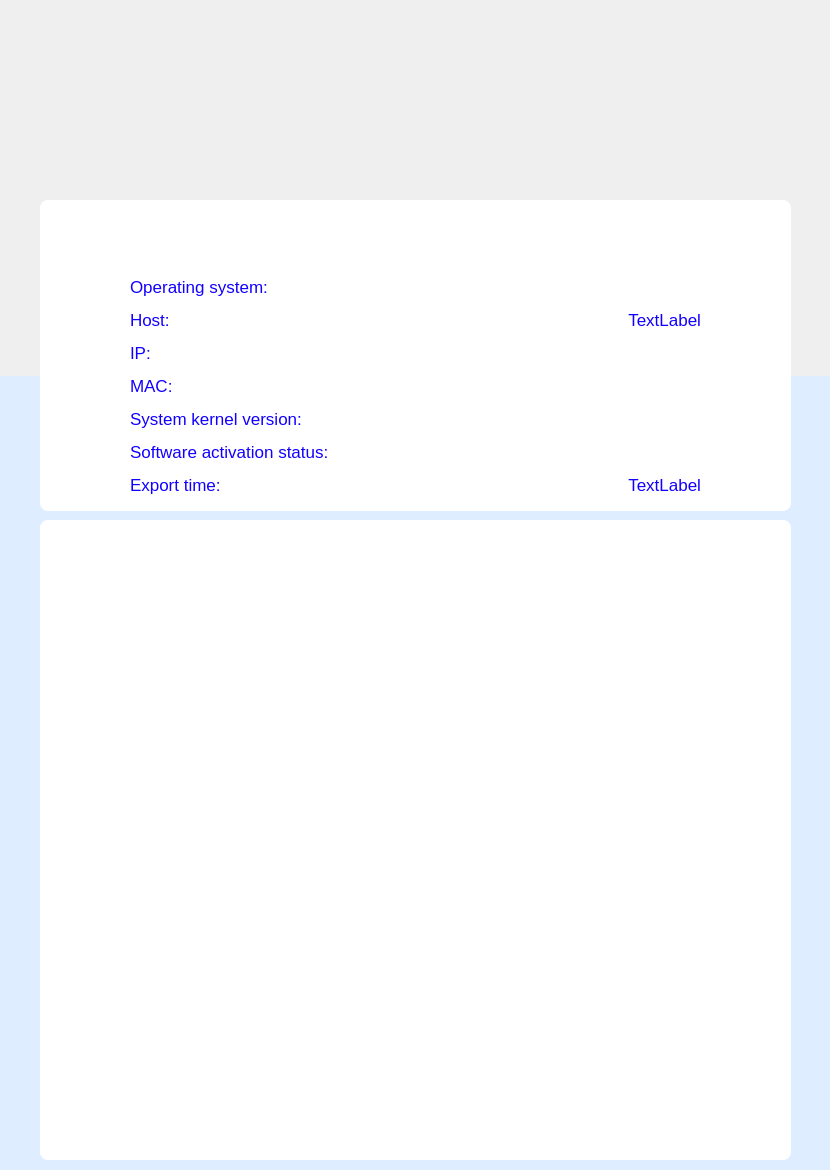
<?xml version="1.0" encoding="UTF-8"?>
<ui version="4.0">
 <class>PDFSummary</class>
 <widget class="QWidget" name="PDFSummary">
  <property name="geometry">
   <rect>
    <x>0</x>
    <y>0</y>
    <width>830</width>
    <height>1170</height>
   </rect>
  </property>
  <property name="windowTitle">
   <string/>
  </property>
  <widget class="QWidget" name="widget" native="true">
   <property name="geometry">
    <rect>
     <x>40</x>
     <y>200</y>
     <width>751</width>
     <height>311</height>
    </rect>
   </property>
   <property name="styleSheet">
    <string notr="true">background-color: rgb(255, 255, 255);
border-radius:8px;
font:NotoSansCJKsc-Regular;</string>
   </property>
   <widget class="QWidget" name="widget_2" native="true">
    <property name="geometry">
     <rect>
      <x>90</x>
      <y>70</y>
      <width>571</width>
      <height>231</height>
     </rect>
    </property>
    <property name="styleSheet">
     <string notr="true">background-color: transparent;</string>
    </property>
    <layout class="QHBoxLayout" name="horizontalLayout">
     <property name="spacing">
      <number>0</number>
     </property>
     <property name="leftMargin">
      <number>0</number>
     </property>
     <property name="topMargin">
      <number>0</number>
     </property>
     <property name="rightMargin">
      <number>0</number>
     </property>
     <property name="bottomMargin">
      <number>0</number>
     </property>
     <item>
      <layout class="QVBoxLayout" name="verticalLayout">
       <property name="spacing">
        <number>0</number>
       </property>
       <item>
        <widget class="QLabel" name="label_5">
         <property name="styleSheet">
          <string notr="true">font: NotoSansCJKsc-Regular;
font-size: 17px;
 color: #1200ff;
</string>
         </property>
         <property name="text">
          <string>Operating system:</string>
         </property>
        </widget>
       </item>
       <item>
        <widget class="QLabel" name="label_7">
         <property name="styleSheet">
          <string notr="true">font: NotoSansCJKsc-Regular;
font-size: 17px;
 color: #1200ff;
</string>
         </property>
         <property name="text">
          <string>Host:</string>
         </property>
        </widget>
       </item>
       <item>
        <widget class="QLabel" name="label">
         <property name="styleSheet">
          <string notr="true">font: NotoSansCJKsc-Regular;
font-size: 17px;
 color: #1200ff;
</string>
         </property>
         <property name="text">
          <string>IP:</string>
         </property>
        </widget>
       </item>
       <item>
        <widget class="QLabel" name="label_2">
         <property name="styleSheet">
          <string notr="true">font: NotoSansCJKsc-Regular;
font-size: 17px;
 color: #1200ff;
</string>
         </property>
         <property name="text">
          <string>MAC:</string>
         </property>
        </widget>
       </item>
       <item>
        <widget class="QLabel" name="label_4">
         <property name="styleSheet">
          <string notr="true">font: NotoSansCJKsc-Regular;
font-size: 17px;
 color: #1200ff;
</string>
         </property>
         <property name="text">
          <string>System kernel version:</string>
         </property>
        </widget>
       </item>
       <item>
        <widget class="QLabel" name="label_3">
         <property name="styleSheet">
          <string notr="true">font: NotoSansCJKsc-Regular;
font-size: 17px;
 color: #1200ff;
</string>
         </property>
         <property name="text">
          <string>Software activation status:</string>
         </property>
        </widget>
       </item>
       <item>
        <widget class="QLabel" name="label_6">
         <property name="styleSheet">
          <string notr="true">font: NotoSansCJKsc-Regular;
font-size: 17px;
 color: #1200ff;
</string>
         </property>
         <property name="text">
          <string>Export time:</string>
         </property>
        </widget>
       </item>
      </layout>
     </item>
     <item>
      <layout class="QVBoxLayout" name="verticalLayout_2">
       <property name="spacing">
        <number>0</number>
       </property>
       <item>
        <widget class="QLabel" name="m_systemName">
         <property name="styleSheet">
          <string notr="true">font: NotoSansCJKsc-Regular;
font-size: 17px;
 color: #1200ff;
</string>
         </property>
         <property name="text">
          <string/>
         </property>
         <property name="alignment">
          <set>Qt::AlignRight|Qt::AlignTrailing|Qt::AlignVCenter</set>
         </property>
        </widget>
       </item>
       <item>
        <widget class="QLabel" name="m_host">
         <property name="styleSheet">
          <string notr="true">font: NotoSansCJKsc-Regular;
font-size: 17px;
 color: #1200ff;
</string>
         </property>
         <property name="text">
          <string>TextLabel</string>
         </property>
         <property name="alignment">
          <set>Qt::AlignRight|Qt::AlignTrailing|Qt::AlignVCenter</set>
         </property>
        </widget>
       </item>
       <item>
        <widget class="QLabel" name="m_IP">
         <property name="styleSheet">
          <string notr="true">font: NotoSansCJKsc-Regular;
font-size: 17px;
 color: #1200ff;
</string>
         </property>
         <property name="text">
          <string/>
         </property>
         <property name="alignment">
          <set>Qt::AlignRight|Qt::AlignTrailing|Qt::AlignVCenter</set>
         </property>
        </widget>
       </item>
       <item>
        <widget class="QLabel" name="m_MAC">
         <property name="styleSheet">
          <string notr="true">font: NotoSansCJKsc-Regular;
font-size: 17px;
 color: #1200ff;
</string>
         </property>
         <property name="text">
          <string/>
         </property>
         <property name="alignment">
          <set>Qt::AlignRight|Qt::AlignTrailing|Qt::AlignVCenter</set>
         </property>
        </widget>
       </item>
       <item>
        <widget class="QLabel" name="m_kernel">
         <property name="styleSheet">
          <string notr="true">font: NotoSansCJKsc-Regular;
font-size: 17px;
 color: #1200ff;
</string>
         </property>
         <property name="text">
          <string/>
         </property>
         <property name="alignment">
          <set>Qt::AlignRight|Qt::AlignTrailing|Qt::AlignVCenter</set>
         </property>
        </widget>
       </item>
       <item>
        <widget class="QLabel" name="m_activeStatus">
         <property name="styleSheet">
          <string notr="true">font: NotoSansCJKsc-Regular;
font-size: 17px;
 color: #1200ff;
</string>
         </property>
         <property name="text">
          <string/>
         </property>
         <property name="alignment">
          <set>Qt::AlignRight|Qt::AlignTrailing|Qt::AlignVCenter</set>
         </property>
        </widget>
       </item>
       <item>
        <widget class="QLabel" name="m_exportTime">
         <property name="styleSheet">
          <string notr="true">font: NotoSansCJKsc-Regular;
font-size: 17px;
 color: #1200ff;
</string>
         </property>
         <property name="text">
          <string>TextLabel</string>
         </property>
         <property name="alignment">
          <set>Qt::AlignRight|Qt::AlignTrailing|Qt::AlignVCenter</set>
         </property>
        </widget>
       </item>
      </layout>
     </item>
    </layout>
   </widget>
   <widget class="QLabel" name="label_13">
    <property name="geometry">
     <rect>
      <x>0</x>
      <y>10</y>
      <width>751</width>
      <height>54</height>
     </rect>
    </property>
    <property name="maximumSize">
     <size>
      <width>16777215</width>
      <height>54</height>
     </size>
    </property>
    <property name="text">
     <string/>
    </property>
    <property name="pixmap">
     <pixmap resource="../../../../resources/resources.qrc">:/images/pdf-head</pixmap>
    </property>
    <property name="alignment">
     <set>Qt::AlignCenter</set>
    </property>
   </widget>
   <widget class="QLabel" name="m_info">
    <property name="geometry">
     <rect>
      <x>220</x>
      <y>10</y>
      <width>331</width>
      <height>48</height>
     </rect>
    </property>
    <property name="styleSheet">
     <string notr="true">font:NotoSansCJKsc-Regular;
font-size:17px;
background-color: transparent;
color:white;</string>
    </property>
    <property name="text">
     <string>Device Information</string>
    </property>
    <property name="alignment">
     <set>Qt::AlignCenter</set>
    </property>
   </widget>
  </widget>
  <widget class="QWidget" name="widget_3" native="true">
   <property name="geometry">
    <rect>
     <x>40</x>
     <y>520</y>
     <width>751</width>
     <height>640</height>
    </rect>
   </property>
   <property name="styleSheet">
    <string notr="true">background-color: rgb(255, 255, 255);
border-radius:8px;
font:NotoSansCJKsc-Regular;</string>
   </property>
   <layout class="QGridLayout" name="gridLayout">
    <property name="leftMargin">
     <number>0</number>
    </property>
    <property name="topMargin">
     <number>0</number>
    </property>
    <property name="rightMargin">
     <number>0</number>
    </property>
    <property name="bottomMargin">
     <number>0</number>
    </property>
    <property name="spacing">
     <number>0</number>
    </property>
    <item row="0" column="0">
     <widget class="QWidget" name="widget_4" native="true">
      <property name="maximumSize">
       <size>
        <width>16777215</width>
        <height>100</height>
       </size>
      </property>
      <property name="styleSheet">
       <string notr="true">background-color: transparent;</string>
      </property>
      <widget class="QLabel" name="label_18">
       <property name="geometry">
        <rect>
         <x>0</x>
         <y>20</y>
         <width>751</width>
         <height>54</height>
        </rect>
       </property>
       <property name="maximumSize">
        <size>
         <width>16777215</width>
         <height>54</height>
        </size>
       </property>
       <property name="text">
        <string/>
       </property>
       <property name="pixmap">
        <pixmap resource="../../../../resources/resources.qrc">:/images/pdf-head</pixmap>
       </property>
       <property name="alignment">
        <set>Qt::AlignCenter</set>
       </property>
      </widget>
      <widget class="QLabel" name="m_pieChart">
       <property name="geometry">
        <rect>
         <x>220</x>
         <y>20</y>
         <width>331</width>
         <height>48</height>
        </rect>
       </property>
       <property name="styleSheet">
        <string notr="true">font:NotoSansCJKsc-Regular;
font-size:17px;
background-color: transparent;
color:white;</string>
       </property>
       <property name="text">
        <string>Pie chart of test results</string>
       </property>
       <property name="alignment">
        <set>Qt::AlignCenter</set>
       </property>
      </widget>
     </widget>
    </item>
    <item row="2" column="0">
     <layout class="QHBoxLayout" name="m_pieChartLayout2">
      <property name="spacing">
       <number>0</number>
      </property>
     </layout>
    </item>
    <item row="1" column="0">
     <layout class="QHBoxLayout" name="m_pieChartLayout">
      <property name="spacing">
       <number>0</number>
      </property>
     </layout>
    </item>
   </layout>
  </widget>
  <widget class="QLabel" name="label_15">
   <property name="geometry">
    <rect>
     <x>0</x>
     <y>376</y>
     <width>830</width>
     <height>794</height>
    </rect>
   </property>
   <property name="styleSheet">
    <string notr="true">background-color: rgb(222, 237, 255);</string>
   </property>
   <property name="text">
    <string/>
   </property>
  </widget>
  <widget class="QLabel" name="label_16">
   <property name="geometry">
    <rect>
     <x>0</x>
     <y>0</y>
     <width>830</width>
     <height>376</height>
    </rect>
   </property>
   <property name="whatsThis">
    <string/>
   </property>
   <property name="styleSheet">
    <string notr="true"/>
   </property>
   <property name="text">
    <string/>
   </property>
   <property name="pixmap">
    <pixmap resource="../../../../resources/resources.qrc">:/images/pdf-home</pixmap>
   </property>
  </widget>
  <widget class="QLabel" name="label_17">
   <property name="geometry">
    <rect>
     <x>40</x>
     <y>472</y>
     <width>751</width>
     <height>81</height>
    </rect>
   </property>
   <property name="text">
    <string/>
   </property>
   <property name="pixmap">
    <pixmap resource="../../../../resources/resources.qrc">:/images/pdf-clip</pixmap>
   </property>
   <property name="alignment">
    <set>Qt::AlignCenter</set>
   </property>
  </widget>
  <zorder>label_16</zorder>
  <zorder>label_15</zorder>
  <zorder>widget_3</zorder>
  <zorder>widget</zorder>
  <zorder>label_17</zorder>
 </widget>
 <resources>
  <include location="../../../../resources/resources.qrc"/>
 </resources>
 <connections/>
</ui>
